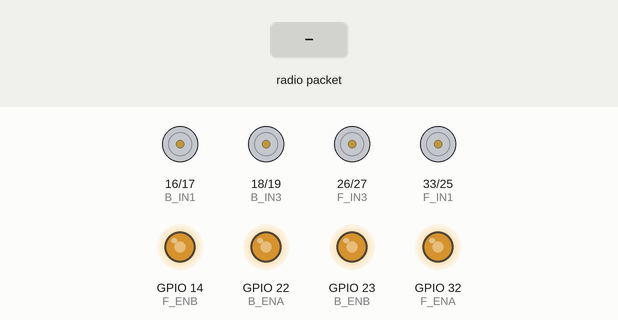
This sketch was run on a simulated ESP32. Shown: motor-driver pin pairs drawn as motors (green arrow = first pin HIGH = forward, orange = second pin HIGH = backward, longer = more drive), output pins drawn as LEDs (lit = HIGH). The inputs (shaded band) are chosen by the test bench.

Above: at 1.2 s.
1.3 s: radio packet "F" arrives
At 1.7 s:
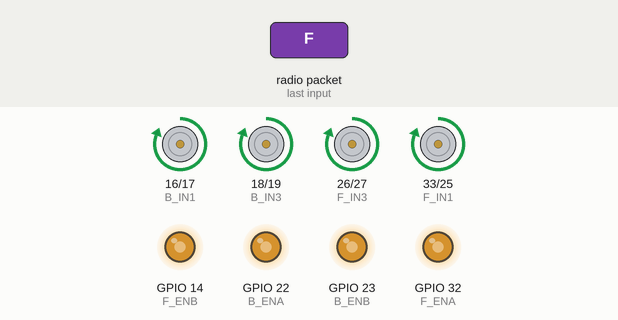
3.3 s: radio packet "B" arrives
At 3.7 s:
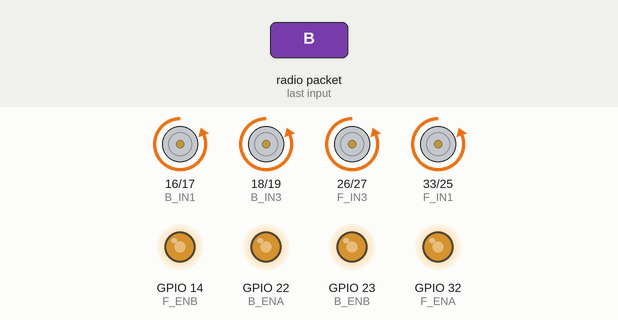
5.3 s: radio packet "L" arrives
At 5.6 s:
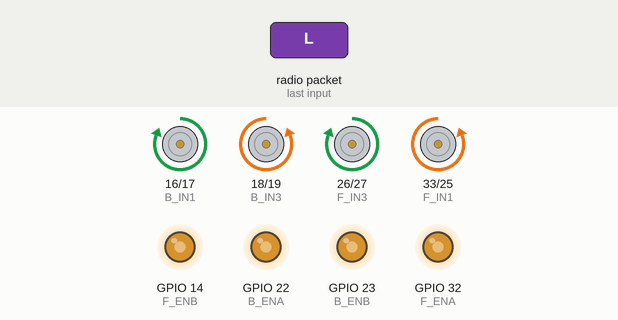
7.3 s: radio packet "R" arrives
At 7.7 s:
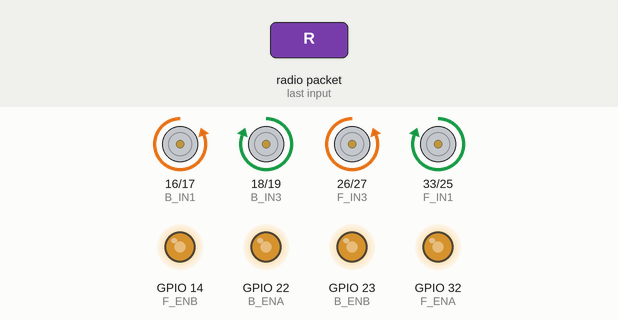
Timing chart, 0 to 10.3 s (numbered marks = the images above; inputs shaded):
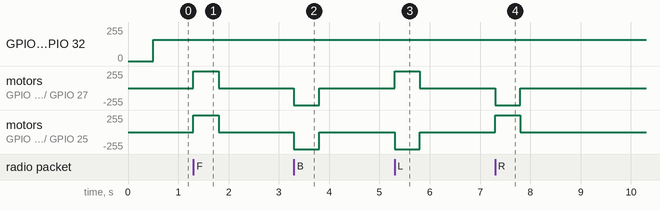

The sketch:

receiver.ino
```cpp
#include <esp_now.h>
#include <WiFi.h>
#include <esp_wifi.h>

#define CHANNEL 6
int motorSpeed = 160;

const int F_ENA = 32, F_IN1 = 33, F_IN2 = 25, F_IN3 = 26, F_IN4 = 27, F_ENB = 14;
const int B_ENA = 22, B_IN1 = 16, B_IN2 = 17, B_IN3 = 18, B_IN4 = 19, B_ENB = 23;

QueueHandle_t motorQueue;
struct CommandData { char action; };

void moveMotors(int f1, int f2, int f3, int f4, int b1, int b2, int b3, int b4) {
  digitalWrite(F_IN1, f1); digitalWrite(F_IN2, f2);
  digitalWrite(F_IN3, f3); digitalWrite(F_IN4, f4);
  digitalWrite(B_IN1, b1); digitalWrite(B_IN2, b2);
  digitalWrite(B_IN3, b3); digitalWrite(B_IN4, b4);
  analogWrite(F_ENA, motorSpeed); analogWrite(F_ENB, motorSpeed);
  analogWrite(B_ENA, motorSpeed); analogWrite(B_ENB, motorSpeed);
}

// Task: Motor Execution (Core 1)
void TaskMotorControl(void *pvParameters) {
  CommandData rxCmd;
  for (;;) {
    if (xQueueReceive(motorQueue, &rxCmd, pdMS_TO_TICKS(500))) {
      switch (rxCmd.action) {
        case 'F': moveMotors(1,0, 1,0, 1,0, 1,0); break;
        case 'B': moveMotors(0,1, 0,1, 0,1, 0,1); break;
        case 'L': moveMotors(0,1, 1,0, 1,0, 0,1); break;
        case 'R': moveMotors(1,0, 0,1, 0,1, 1,0); break;
        default:  moveMotors(0,0, 0,0, 0,0, 0,0); break;
      }
    } else {
      moveMotors(0,0, 0,0, 0,0, 0,0); // Failsafe stop
    }
  }
}

// Callback (Core 0 Context)
void onDataRecv(const esp_now_recv_info *info, const uint8_t *data, int len) {
  CommandData cmd;
  cmd.action = ((char*)data)[0];
  xQueueOverwriteFromISR(motorQueue, &cmd, NULL);
}

void setup() {
  int pins[] = {32,33,25,26,27,14,22,16,17,18,19,23};
  for(int p : pins) pinMode(p, OUTPUT);

  WiFi.mode(WIFI_STA);
  esp_wifi_set_channel(CHANNEL, WIFI_SECOND_CHAN_NONE);
  if (esp_now_init() != ESP_OK) ESP.restart();
  esp_now_register_recv_cb(onDataRecv);

  motorQueue = xQueueCreate(1, sizeof(CommandData));

  // Motor Task on Core 1, Priority 1
  xTaskCreatePinnedToCore(TaskMotorControl, "MotorTask", 4096, NULL, 1, NULL, 1);
}

void loop() { vTaskDelete(NULL); }
```

Measured:
- after the input at 1.3 s, motor on GPIO 16 (B_IN1) / GPIO 17 (B_IN2), motor on GPIO 18 (B_IN3) / GPIO 19 (B_IN4), motor on GPIO 26 (F_IN3) / GPIO 27 (F_IN4), motor on GPIO 33 (F_IN1) / GPIO 25 (F_IN2): stopped → forward 255/255 at once, → stopped 0.50 s later
- after the input at 3.3 s, motor on GPIO 16 (B_IN1) / GPIO 17 (B_IN2), motor on GPIO 18 (B_IN3) / GPIO 19 (B_IN4), motor on GPIO 26 (F_IN3) / GPIO 27 (F_IN4), motor on GPIO 33 (F_IN1) / GPIO 25 (F_IN2): stopped → backward 255/255 at once, → stopped 0.50 s later
- after the input at 5.3 s, motor on GPIO 16 (B_IN1) / GPIO 17 (B_IN2), motor on GPIO 26 (F_IN3) / GPIO 27 (F_IN4): stopped → forward 255/255 at once, → stopped 0.50 s later; motor on GPIO 18 (B_IN3) / GPIO 19 (B_IN4), motor on GPIO 33 (F_IN1) / GPIO 25 (F_IN2): stopped → backward 255/255 at once, → stopped 0.50 s later
- after the input at 7.3 s, motor on GPIO 16 (B_IN1) / GPIO 17 (B_IN2), motor on GPIO 26 (F_IN3) / GPIO 27 (F_IN4): stopped → backward 255/255 at once, → stopped 0.50 s later; motor on GPIO 18 (B_IN3) / GPIO 19 (B_IN4), motor on GPIO 33 (F_IN1) / GPIO 25 (F_IN2): stopped → forward 255/255 at once, → stopped 0.50 s later
